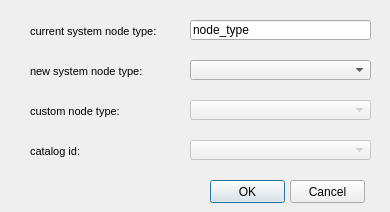
<?xml version="1.0" encoding="UTF-8"?>
<ui version="4.0">
 <class>Dialog</class>
 <widget class="QDialog" name="Dialog">
  <property name="geometry">
   <rect>
    <x>0</x>
    <y>0</y>
    <width>390</width>
    <height>212</height>
   </rect>
  </property>
  <property name="windowTitle">
   <string>Change node type</string>
  </property>
  <widget class="QPushButton" name="btn_accept">
   <property name="geometry">
    <rect>
     <x>210</x>
     <y>180</y>
     <width>75</width>
     <height>23</height>
    </rect>
   </property>
   <property name="text">
    <string>OK</string>
   </property>
  </widget>
  <widget class="QPushButton" name="btn_cancel">
   <property name="geometry">
    <rect>
     <x>290</x>
     <y>180</y>
     <width>75</width>
     <height>23</height>
    </rect>
   </property>
   <property name="text">
    <string>Cancel</string>
   </property>
  </widget>
  <widget class="QComboBox" name="node_type_type_new">
   <property name="geometry">
    <rect>
     <x>190</x>
     <y>60</y>
     <width>181</width>
     <height>20</height>
    </rect>
   </property>
   <property name="frame">
    <bool>true</bool>
   </property>
  </widget>
  <widget class="QComboBox" name="node_nodecat_id">
   <property name="enabled">
    <bool>false</bool>
   </property>
   <property name="geometry">
    <rect>
     <x>190</x>
     <y>140</y>
     <width>181</width>
     <height>20</height>
    </rect>
   </property>
   <property name="frame">
    <bool>true</bool>
   </property>
  </widget>
  <widget class="QLabel" name="label_catalog_id">
   <property name="geometry">
    <rect>
     <x>30</x>
     <y>140</y>
     <width>141</width>
     <height>22</height>
    </rect>
   </property>
   <property name="font">
    <font>
     <pointsize>8</pointsize>
    </font>
   </property>
   <property name="frameShape">
    <enum>QFrame::NoFrame</enum>
   </property>
   <property name="frameShadow">
    <enum>QFrame::Raised</enum>
   </property>
   <property name="text">
    <string>catalog id:</string>
   </property>
   <property name="margin">
    <number>3</number>
   </property>
  </widget>
  <widget class="QLabel" name="label_new_node_type">
   <property name="geometry">
    <rect>
     <x>30</x>
     <y>60</y>
     <width>141</width>
     <height>22</height>
    </rect>
   </property>
   <property name="font">
    <font>
     <pointsize>8</pointsize>
    </font>
   </property>
   <property name="frameShape">
    <enum>QFrame::NoFrame</enum>
   </property>
   <property name="frameShadow">
    <enum>QFrame::Raised</enum>
   </property>
   <property name="text">
    <string>new system node type:</string>
   </property>
   <property name="margin">
    <number>3</number>
   </property>
  </widget>
  <widget class="QLabel" name="label_node_type">
   <property name="geometry">
    <rect>
     <x>30</x>
     <y>20</y>
     <width>141</width>
     <height>22</height>
    </rect>
   </property>
   <property name="font">
    <font>
     <pointsize>8</pointsize>
    </font>
   </property>
   <property name="frameShape">
    <enum>QFrame::NoFrame</enum>
   </property>
   <property name="frameShadow">
    <enum>QFrame::Raised</enum>
   </property>
   <property name="text">
    <string>current system node type:</string>
   </property>
   <property name="margin">
    <number>3</number>
   </property>
   <property name="textInteractionFlags">
    <set>Qt::LinksAccessibleByMouse</set>
   </property>
  </widget>
  <widget class="QLineEdit" name="node_node_type">
   <property name="geometry">
    <rect>
     <x>190</x>
     <y>20</y>
     <width>181</width>
     <height>20</height>
    </rect>
   </property>
   <property name="text">
    <string>node_type</string>
   </property>
  </widget>
  <widget class="QComboBox" name="node_node_type_new">
   <property name="enabled">
    <bool>false</bool>
   </property>
   <property name="geometry">
    <rect>
     <x>190</x>
     <y>100</y>
     <width>181</width>
     <height>20</height>
    </rect>
   </property>
   <property name="frame">
    <bool>true</bool>
   </property>
  </widget>
  <widget class="QLabel" name="label_custom_node_type">
   <property name="geometry">
    <rect>
     <x>30</x>
     <y>100</y>
     <width>141</width>
     <height>22</height>
    </rect>
   </property>
   <property name="font">
    <font>
     <pointsize>8</pointsize>
    </font>
   </property>
   <property name="frameShape">
    <enum>QFrame::NoFrame</enum>
   </property>
   <property name="frameShadow">
    <enum>QFrame::Raised</enum>
   </property>
   <property name="text">
    <string>custom node type:</string>
   </property>
   <property name="margin">
    <number>3</number>
   </property>
  </widget>
 </widget>
 <resources/>
 <connections/>
</ui>
